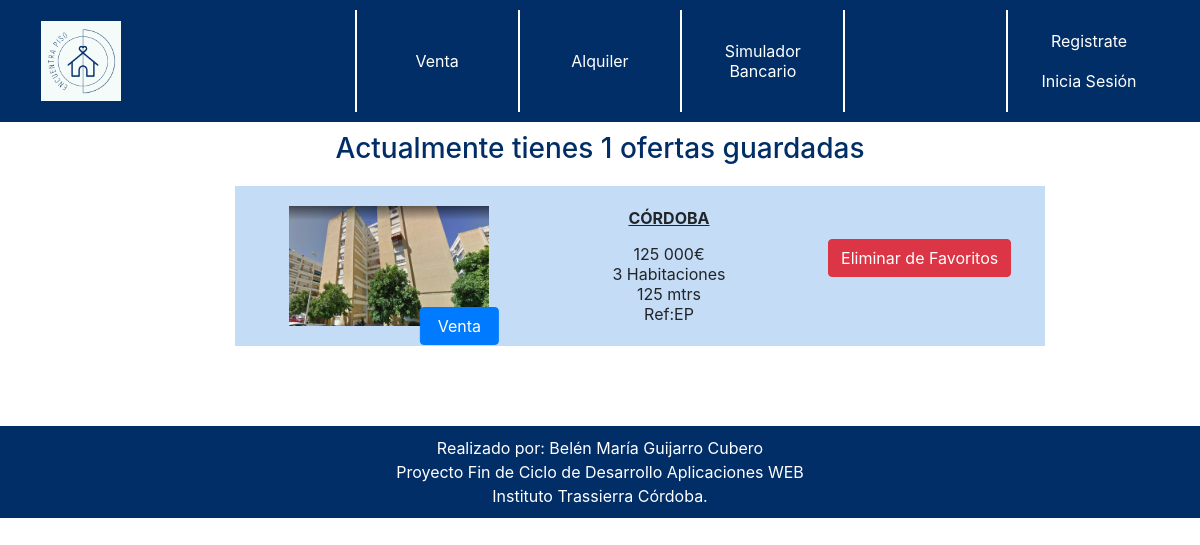
Page /favoritos/2/ on the earlier database version.
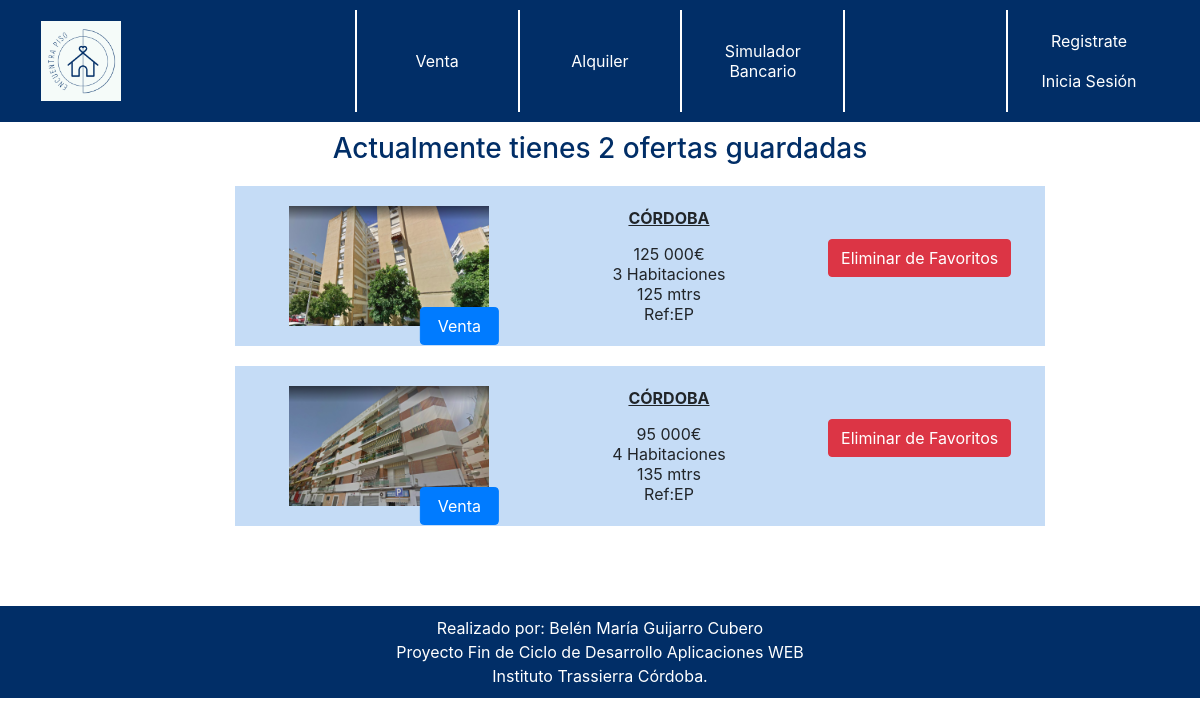
Same page on the later database version.
### applications/inmuebles/models.py (models this page shows, shortened)
class Favoritos(models.Model):
	oferta=models.ForeignKey("operaciones.Oferta",on_delete=models.CASCADE)
	usuario=models.ForeignKey("administracion.Cliente",on_delete=models.CASCADE)

class Inmueble(models.Model):
	PROVINCE_CHOICES =(
		('01', 'Alaba'), ('02', 'Albacete'), ('03', 'Alicante'),
		('04', 'Almería'), ('05', 'Ávila'), ('06', 'Badajoz'),
		('07', 'Islas Baleares'), ('08', 'Barcelona'), ('09', 'Burgos'),
		('10', 'Cáceres'), ('11', 'Cádiz'), ('12', 'Castellón'),
		('13', 'Ciudad Real'), ('14', 'Córdoba'), ('15', 'A Coruña'),
		('16', 'Cuenca'), ('17', 'Girona'), ('18', 'Granada'),
		('19', 'Guadalajara'), ('20', 'Guipúzcoa'), ('21', 'Huelva'),
		('22', 'Huesca'), ('23', 'Jaén'), ('24', 'León'),
		('25', 'Lleida'), ('26', 'La Rioja'), ('27', 'Lugo'),
		('28', 'Madrid'), ('29', 'Málaga'), ('30', 'Murcia'),
		('31', 'Navarra'), ('32', 'Ourense'), ('33', 'Asturias'),
		('34', 'Palencia'), ('35', 'Las Palmas'), ('36', 'Pontevedra'),
		('37', 'Salamanca'), ('38', 'Santa Cruz de Tenerife'), ('39', 'Cantabria'),
		('40', 'Segovia'), ('41', 'Sevilla'), ('42', 'Soria'),
		('43', 'Tarragona'), ('44', 'Teruel'), ('45', 'Toledo'),
		('46', 'Valencia'), ('47', 'Valladolid'), ('48', 'Vizcaya'),
		('49', 'Zamora'), ('50', 'Zaragoza'), ('51', 'Ceuta'), ('52', 'Melilla')
		)
	HABITACIONES_CHOICES=(
        ('0', 'Loft'),
        ('1', '1 Habitacion'),
        ('2', '2 Habitaciones'),
        ('3', '3 Habitaciones'),
        ('4', '4 Habitaciones'),
        ('5', '5 Habitaciones'),
        ('6', 'Más de 5'),
        )
	ORIENTACION_CHOICES=(
	 	('1', '(N) Norte'),
        ('2', '(NO) Noreste'),
        ('3', '(E) Este'),
        ('4', '(SE) Sureste'),
        ('5', '(S) Sur'),
        ('6', '(SO) Suroeste'),
        ('7', '(O) Oeste'),
        ('8', '(NO) Noroeste'),
	 	)
	propietario= models.ForeignKey("administracion.Propietario", verbose_name="propietario",on_delete=models.CASCADE )
	direccion= models.CharField('Direccion', max_length=200)
	localizacion= models.CharField('Localización', max_length=2, choices=PROVINCE_CHOICES)
	codigo_postal= models.IntegerField('CP',)
	metros=models.IntegerField('Metros',)
	habitacion=models.CharField('Habitación', max_length=1, choices=HABITACIONES_CHOICES)
	planta=models.IntegerField('Planta',)
	wc=models.IntegerField('Baños',)
	orientacion=models.CharField('Orientación', max_length=1, choices=ORIENTACION_CHOICES)
	construccion=models.IntegerField('Año Construcción',)
	comunidad=models.DecimalField('Precio Comunidad', max_digits=6, decimal_places=2)
	ascensor=models.BooleanField('Ascensor', default=False)
	terraza=models.BooleanField('Terraza', default=False)
	patio=models.BooleanField('Patio', default=False)
	observacion= models.CharField('Observacion', max_length=1024)
	imagenPrincipal= models.ImageField("ImagenPrincipal",upload_to="imagenes/")
	imagen1=models.ImageField("imagen1",upload_to="imagenes/",default="imagenes/pordefecto.png",blank=True, null=True)
	imagen2=models.ImageField("imagen2",upload_to="imagenes/",default="imagenes/pordefecto.png",blank=True, null=True)
	imagen3=models.ImageField("imagen3",upload_to="imagenes/",default="imagenes/pordefecto.png",blank=True, null=True)
	imagen4=models.ImageField("imagen4",upload_to="imagenes/",default="imagenes/pordefecto.png",blank=True, null=True)
	activo=models.BooleanField('Activo', default=True)
	created_at = models.DateTimeField(auto_now_add=True, null=True)
	updated_at = models.DateTimeField(auto_now_add=True, null=True)
	class Meta:
		ordering = ["localizacion","direccion"]

### applications/operaciones/models.py (models this page shows, shortened)
class Oferta(models.Model):
	inmueble= models.ForeignKey("inmuebles.Inmueble", verbose_name=("Inmueble"),on_delete=models.CASCADE)
	vendedor=models.ForeignKey("administracion.Trabajador", verbose_name=("trabajador"),on_delete=models.SET_NULL, blank=True,null=True)
	precio=models.DecimalField('Precio', max_digits=13, decimal_places=6)
	descuento=models.DecimalField('Descuento', max_digits=5, decimal_places=2, default=0)
	tipo=models.CharField("tipo",max_length=1)
	activa=models.BooleanField('Activo', default=True)
	updated_at = models.DateTimeField(auto_now_add=True, null=True)
	created_at = models.DateTimeField(auto_now_add=True, null=True)

### applications/operaciones/views.py (the view, shortened to what this page needs)
# urls.py: path('favoritos/<int:id>/',views.Megusta.as_view(),name="Favoritos"),
class Megusta(View):
    def get(self, request, id):
        clientes=Cliente.objects.all()
        trabajadores=Trabajador.objects.all()
        user=User.objects.get(id=id)
        cliente=Cliente.objects.get(usuario=user)
        favoritos=Favoritos.objects.filter(usuario=cliente)
        contador=len(favoritos)
        return render(request,"favoritos.html", {"favoritos":favoritos,"contador":contador,"clientes":clientes,"trabajadores":trabajadores})

### templates/favoritos.html (shortened to what this page needs)
{% extends "base.html" %}
{% load static %}
{% load humanize %}
{% block head %}
{% include 'cabecera.html' %}
{% endblock head %}
{% block content %}
<center>
	<h3>
		{%if contador %}
		Actualmente tienes {{contador}} ofertas guardadas
		{%endif%}
	</h3>
</center>
<ul>
	{% for f in favoritos %}
	<ol style="margin:20px">
		<table style="margin:auto;" width="75%">
			<tr style="padding:10px">
				<td width="20%" align="center" style="background-color:#c5dcf6; padding:20px 10px; margin:10px 10px">
					<div id="foto">
						<a href="{% url 'app_inmuebles:Info' f.oferta.id %}" class="text-decoration-none">
							<img src={{f.oferta.inmueble.imagenPrincipal.url}} width="200px">
							{% if f.oferta.tipo == "1" %}
							<button class="btn btn-primary">Alquiler</button>
							{% else %}
							<button class="btn btn-primary">&nbsp;Venta&nbsp;</button>
							{% endif %}
						</a>
					</div>
				</td>
				<td width="20%" align="center" style="background-color:#c5dcf6; padding:10px 10px">
					<div>
						<p stytle="font-weight:bold;padding-button:15px">
							<u><b>{{f.oferta.inmueble.get_localizacion_display|upper}}</b></u></p>
						{{f.oferta.precio|floatformat:0|intcomma }}€<br />
						{{f.oferta.inmueble.get_habitacion_display}}<br />
						{{f.oferta.inmueble.metros}} mtrs<br />
						Ref:EP{{o.id}}
					</div>
				</td>
				<td width="20%" align="center" style="background-color:#c5dcf6; padding:10px 10px">
					<form action="" method="post">
						<button type="submit" id="favorito" class="btn btn-danger">Eliminar de Favoritos </button>
					</form>
				</td>
			</tr>
		</table>
	</ol>
	{% endfor %}
</ul>
{% endblock content %}

Differences in the rows shown:
added Favoritos: oferta.inmueble.imagenPrincipal (picture), shows "Venta", oferta.inmueble.localizacion "CÓRDOBA", oferta.precio "95 000", oferta.inmueble.habitacion "4 Habitaciones", oferta.inmueble.metros "135"
Other differences:
{{ contador }}: "1" → "2"
